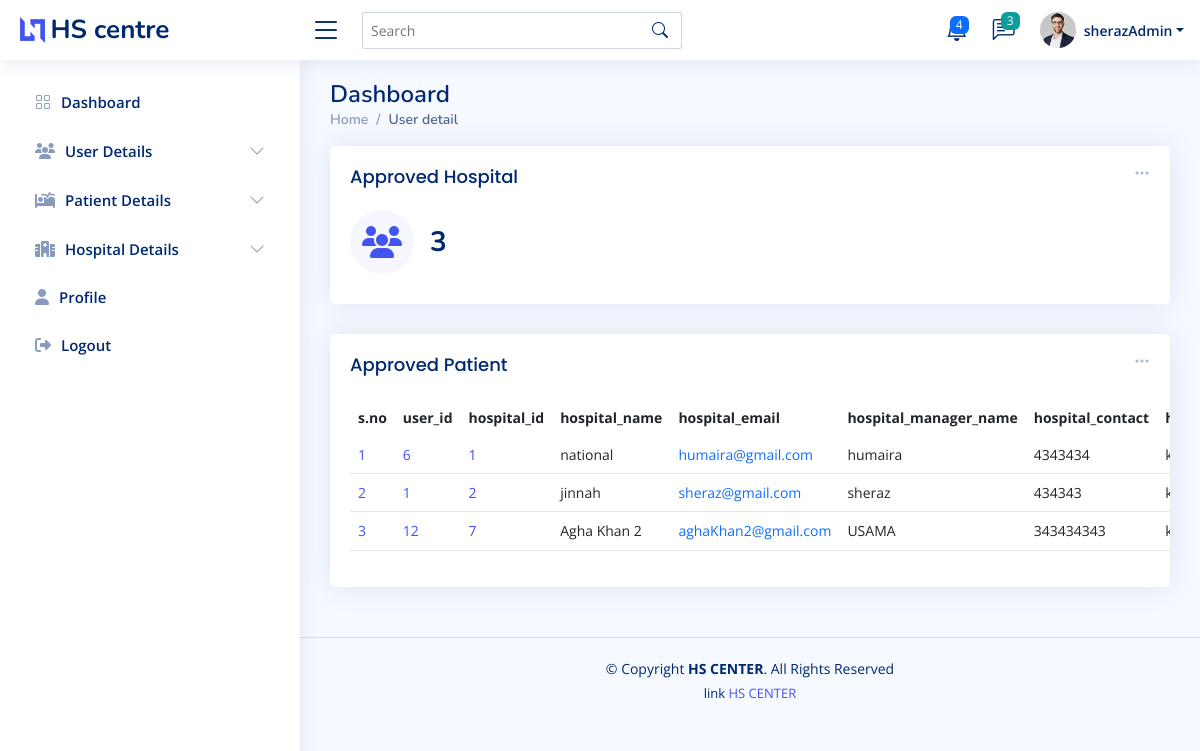
Before: /admin_app_hos.php (signed in) with the older database file.
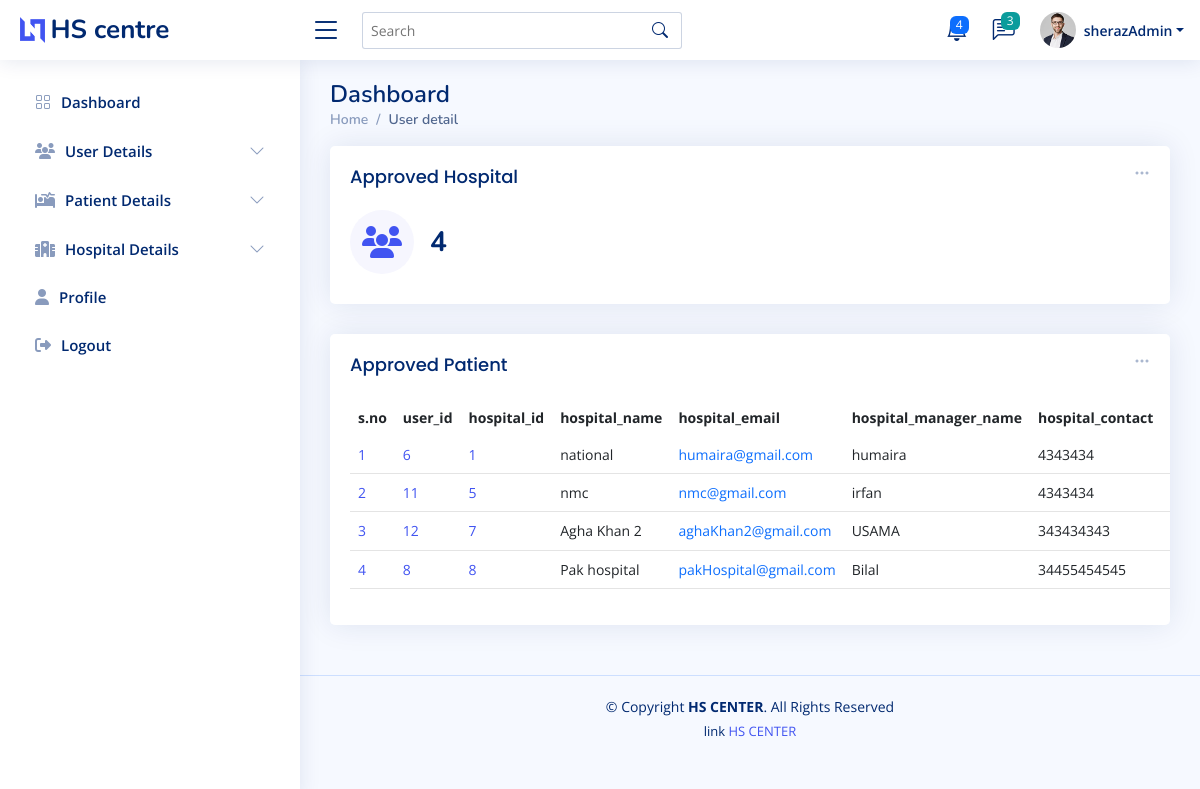
After: the same page with the newer database file.
### tables this page shows
CREATE TABLE `reg_hospital` (
  `hospital_id` int(11) NOT NULL,
  `hospital_name` varchar(200) NOT NULL,
  `hospital_manager_name` varchar(200) NOT NULL,
  `hospital_email` varchar(200) NOT NULL,
  `hospital_contact` varchar(255) NOT NULL,
  `hospital_location` varchar(222) NOT NULL,
  `hospital_manager_cnic` varchar(222) NOT NULL,
  `hospital_open_time` varchar(222) NOT NULL,
  `hospital_close_time` varchar(222) NOT NULL,
  `user_id` varchar(222) NOT NULL,
  `hospital_status` varchar(222) NOT NULL
);

### admin_app_hos.php (the view, shortened to what this page needs)
<?php
require 'conn.php';
$fetch_app_hospitalQ = "SELECT * FROM `reg_hospital` WHERE `hospital_status` ='approved'";
$fetch_app_hospital = mysqli_query($conn,$fetch_app_hospitalQ);
$total_app_hospital = mysqli_num_rows($fetch_app_hospital);
?>
<!DOCTYPE html>
<html lang="en">
<head>
  <?php require './component/_admin_link.php'?>
</head>
<body>
<?php require './component/_admin_nav.php';?>
  <main id="main" class="main " >
    <div class="pagetitle ">
      <h1>Dashboard</h1>
      <nav>
        <ol class="breadcrumb">
          <li class="breadcrumb-item"><a href="admin-index.php">Home</a></li>
          <li class="breadcrumb-item active">User detail</li>
        </ol>
      </nav>
    </div>
    <section class="section dashboard ">
      <div class="row ">
        <div class="col-lg-12">
          <div class="row ">
            <div class="col-xxl-4 col-md-6  w-100">
              <div class="card info-card sales-card">
                <div class="filter">
                  <a class="icon" href="#" data-bs-toggle="dropdown"><i class="bi bi-three-dots"></i></a>
                </div>
                <div class="card-body">
                <h5 class="card-title">Approved Hospital</h5>
                  <div class="d-flex align-items-center">
                    <div class="card-icon rounded-circle d-flex align-items-center justify-content-center">
                    <i class="fa-solid fa-users"></i>
                    </div>
                    <div class="ps-3">
                      <h6><?=$total_app_hospital?></h6>
                    </div>
                  </div>
                </div>
              </div>
            </div>
 <div class="col-12" >
              <div class="card recent-sales overflow-auto">
                <div class="filter">
                  <a class="icon" href="#" data-bs-toggle="dropdown"><i class="bi bi-three-dots"></i></a>
                </div>
                <div class="card-body">
                  <h5 class="card-title">Approved Patient</h5>
                  <table class="table table-borderless datatable" id="dowload_pdf">
                    <thead>
                      <tr>
                      <th scope="col">s.no</th>
                        <th scope="col">user_id</th>
                        <th scope="col">hospital_id </th>
                        <th scope="col">hospital_name</th>
                        <th scope="col">hospital_email</th>
                        <th scope="col">hospital_manager_name</th>
                        <th scope="col">hospital_contact</th>
                        <th scope="col">hospital_location</th>
                      </tr>
                    </thead>
                    <tbody>
                    <?php
                    if($total_app_hospital  > 0){
                      while($app_hos_data = mysqli_fetch_assoc($fetch_app_hospital)){
                        $i+=1;
                          echo '<tr>
                          <td scope="row"><a href="#">'.$i.'</a></td>
                          <td scope="row"><a href="#">'.$app_hos_data['user_id'].'</a></td>
                          <td scope="row"><a href="#">'.$app_hos_data['hospital_id'].'</a></td>
                          <td>'.$app_hos_data['hospital_name'].'</td>
                          <td><a  class="text-primary">'.$app_hos_data['hospital_email'].'</a></td>
                          <td>'.$app_hos_data['hospital_manager_name'].'</td>
                          <td>'.$app_hos_data['hospital_contact'].'</td>
                          <td>'.$app_hos_data['hospital_location'].'</td>
                          <td>'.$app_hos_data['hospital_manager_cnic'].'</td>
                          <td>'.$app_hos_data['hospital_open_time'].'</td>
                        <td>'.$app_hos_data['hospital_close_time'].'</td>
                          <td>'.$app_hos_data['hospital_status'].'</td>
                          <td><a  href="admin_reject_hospital.php?hospital_ID='.$app_hos_data['hospital_id'].'&pageUrl=admin_app_hos.php" class="badge bg-danger ">reject</a></td>
                        </tr>';
                      }
                    }
                    ?>
                    </tbody>
                  </table>
                </div>
              </div>
            </div>
          </div>
        </div>
      </div>
    </section>
  </main>
  <?php require './component/_admin_footer.php'?>
</body>
</html>

Changed rows visible on the page:
no longer on this page (row edited): reg_hospital: user "1", hospital_id "2", hospital_name "jinnah", hospital_email "sheraz@gmail.com", hospital_manager_name "sheraz", hospital_contact "434343"
now on this page (row edited): reg_hospital: user "11", hospital_id "5", hospital_name "nmc", hospital_email "nmc@gmail.com", hospital_manager_name "irfan", hospital_contact "4343434"
added reg_hospital: user "8", hospital_id "8", hospital_name "Pak hospital", hospital_email "pakHospital@gmail.com", hospital_manager_name "Bilal", hospital_contact "34455454545"
Other visible differences:
$total_app_hospital: "3" → "4"
